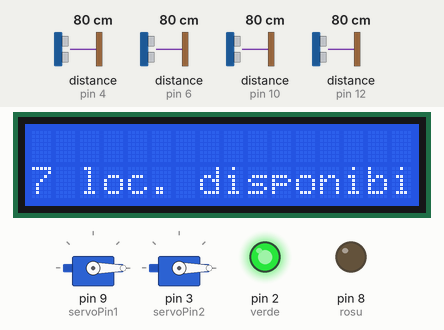
Recording of a sketch running on a simulated Arduino Uno, built with avr-gcc and run on an emulated ATmega328P. On the bench: 16×2 character LCD, 2 × servo, output pins drawn as LEDs (lit = HIGH). Wiring (inferred from the names in the program): 4 × ultrasonic range finder: trigger pin 5, echo pin 4 / trigger pin 7, echo pin 6 / trigger pin 11, echo pin 10 / trigger pin 13, echo pin 12. Inputs (shaded band) come from the test bench; at power-on: distance to the obstacle (sensors on pin 12, pin 10, pin 4, pin 6) 80 cm. The echo pulse lasts 58.3 µs per cm; pins used as bus, display or sensor lines are not drawn; what the sketch prints to the serial monitor is not drawn.

Above: at 1.2 s.
1.3 s: distance to the obstacle (sensor on pin 12) set to 15 cm
2.8 s: distance to the obstacle (sensor on pin 12) set to 12 cm
At 3.9 s:
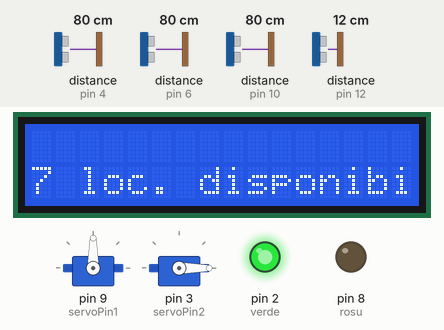
4.3 s: distance to the obstacle (sensor on pin 10) set to 16 cm
7.3 s: distance to the obstacle (sensor on pin 10) set to 11 cm
At 26.2 s:
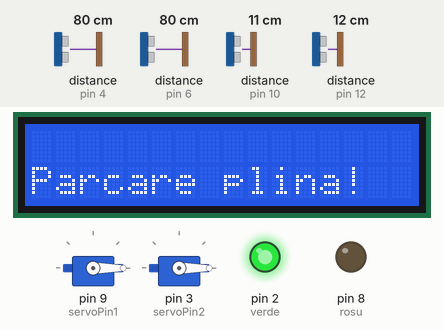
At 26.8 s:
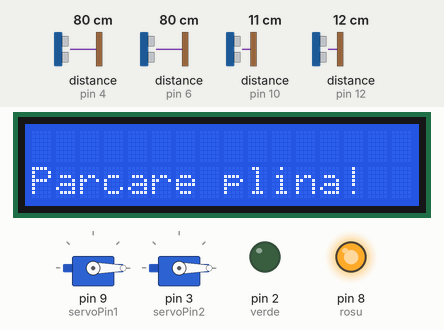
Timing chart, 0 to 27.8 s (numbered marks = the images above; inputs shaded):
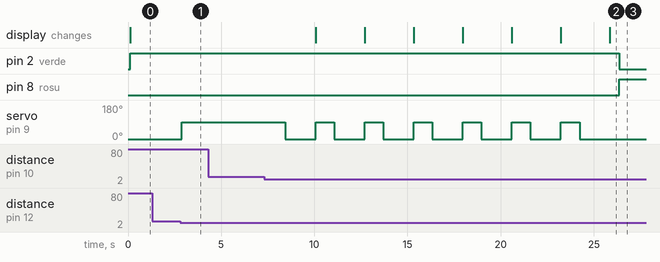

Measured:
- the behaviour switches between 14 and 13 cm on distance to the obstacle (sensor on pin 12) (found by bisection; images 0 and 1)
- the behaviour switches between 14 and 13 cm on distance to the obstacle (sensor on pin 10) (found by bisection; images 1 and 2)
- after the input at 1.3 s, every drawn part: stays the same
- after the input at 2.8 s, servo on pin 9 (servoPin1): 0° → 90° after 0.09 s
- after the input at 4.3 s, every drawn part: stays the same
- after the input at 7.3 s, pin 2 (verde): HIGH → LOW after 19.1 s; pin 8 (rosu): LOW → HIGH after 19.1 s; servo on pin 9 (servoPin1): alternates 90° for 1.0 s and 0° for 1.6 s, 13 changes in all, then stays 0°, starting after 1.1 s; the display: first changes after 2.8 s (image 2 shows a later state)

The sketch:

si.ino
```cpp
#include <Servo.h> // Include biblioteca Servo
#include <Wire.h> // Include biblioteca Wire pentru comunicare I2C
#include <LiquidCrystal_I2C.h> // Include biblioteca LiquidCrystal_I2C pentru LCD

// Definire pinii pentru servomotoare și senzori ultrasonici
#define servoPin1 9
#define servoPin2 3

#define trigPin1 13
#define echoPin1 12

#define trigPin2 11
#define echoPin2 10

#define trigPin3 7
#define echoPin3 6

#define trigPin4 5
#define echoPin4 4

// Definire pinii pentru LED-uri
#define rosu 8
#define verde 2

// Definire distanțele minime și maxime
#define MIN_DISTANCE 3.0
#define MAX_DISTANCE 12.0


LiquidCrystal_I2C lcd_1(0x27, 16, 2); // Inițializare LCD cu adresa I2C 0x27, 16 coloane și 2 rânduri

Servo servo1, servo2; // Creare obiecte pentru servomotoare

int nr_locuri = 7; // Variabilă pentru a urmări locurile de parcare disponibile

// Funcție pentru a verifica dacă valoarea distanței este într-un interval valid
bool checkValue(long value) {
  return value >= 0.0 && value <= 500.0;
}

// Funcție pentru a obține distanța de la un senzor ultrasonic
long getSensorDistance(int trigPin, int echoPin) {
  long duration, distance;
  digitalWrite(trigPin, LOW);
  delayMicroseconds(2);
  digitalWrite(trigPin, HIGH);
  delayMicroseconds(10);
  digitalWrite(trigPin, LOW);
  duration = pulseIn(echoPin, HIGH);
  distance = (duration / 2) / 29.1; // Conversie a timpului în distanță
  return distance;
}

void setup() {
  Serial.begin(9600); // Pornire comunicare serială la 9600 baud

  // Inițializare senzori ultrasonici
  pinMode(trigPin1, OUTPUT);
  pinMode(echoPin1, INPUT);
  pinMode(trigPin2, OUTPUT);
  pinMode(echoPin2, INPUT);
  pinMode(trigPin3, OUTPUT);
  pinMode(echoPin3, INPUT);
  pinMode(trigPin4, OUTPUT);
  pinMode(echoPin4, INPUT);

  // Inițializare LED-uri
  pinMode(rosu, OUTPUT);
  pinMode(verde, OUTPUT);

  // Inițializare LCD
  lcd_1.begin();
  lcd_1.clear();
  lcd_1.backlight();

  // Atașare și setare poziții inițiale pentru servomotoare
  servo1.attach(servoPin1);
  servo1.write(0); // Bariera intrare inchisa
  servo2.attach(servoPin2);
  servo2.write(0); // Bariera iesire inchisa
}

void loop() {

   // Obținerea distanțelor de la senzori
  long intrare1 = getSensorDistance(trigPin1, echoPin1);
  long intrare2 = getSensorDistance(trigPin2, echoPin2);
  long iesire1 = getSensorDistance(trigPin3, echoPin3);
  long iesire2 = getSensorDistance(trigPin4, echoPin4);

  // Afișare număr locuri de parcare disponibile
  print_locuri_libere(nr_locuri);

  // Verificare senzori de intrare
  if (checkValue(intrare1)) {
    bariera_intrare(intrare1, intrare2);
  }

  // Verificare senzori de ieșire
  if (checkValue(iesire1)) {
    bariera_iesire(iesire1, iesire2);
  }

  delay(100);
}

// Funcție pentru controlul barierei de intrare
void bariera_intrare(long intrare1, long intrare2) {
  if (nr_locuri > 0) { // Dacă sunt locuri disponibile
     digitalWrite(rosu,LOW); // Oprire LED roșu
    digitalWrite(verde,HIGH);  // Pornire LED verde

    if (intrare1 > MIN_DISTANCE && intrare1 <= MAX_DISTANCE) {
      Serial.println("Bariera ridicata pentru intare!");
      servo1.write(90); // Ridicare bariera
      delay(1000);
    }

    if (intrare2 > MIN_DISTANCE && intrare2 <= MAX_DISTANCE) {
      Serial.println("Bariera coborata dupa intrare!");
      servo1.write(0);  // Coborâre bariera
      nr_locuri--; //Decrementare număr locuri disponibile
      delay(1500);
    }
  } else {// Dacă nu sunt locuri disponibile
    digitalWrite(verde,LOW);  // Oprire LED verde
    digitalWrite(rosu,HIGH);  // Pornire LED roșu
    servo1.write(0);  // Asigurare că bariera este jos
  }
}

// Funcție pentru controlul barierei de ieșire
void bariera_iesire(long iesire1, long iesire2) {
  if (nr_locuri < 7) {  // Dacă parcarea nu este plină
    if (iesire1 > MIN_DISTANCE && iesire1 <= MAX_DISTANCE) {
      Serial.println("Bariera ridicata pentru iesire!");
      servo2.write(90);  // Ridicare bariera
      delay(1200);
    }

    if (iesire2 > MIN_DISTANCE && iesire2 <= MAX_DISTANCE) {
      Serial.println("Bariera coborata dupa iesire!");
      servo2.write(0);  // Coborâre bariera
      nr_locuri++;  // Creștere număr locuri disponibile
      delay(1200);
    }
  }
}

// Funcție pentru afișarea numărului de locuri de parcare disponibile pe LCD
void print_locuri_libere(int nr_locuri) {
  lcd_1.clear();

  if (nr_locuri > 0) {
    lcd_1.setCursor(0, 1);
    lcd_1.print(nr_locuri);
    lcd_1.print(" loc. disponibile");
  } else {
    lcd_1.setCursor(0, 1);
    lcd_1.print("Parcare plina!");
    delay(500);
  }
}
```
